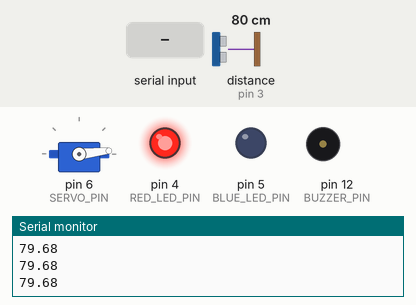
This sketch was run on a simulated Arduino Uno, built with avr-gcc and run on an emulated ATmega328P. Shown: servo, output pins drawn as LEDs (lit = HIGH), buzzer (waves = sounding, pin HIGH), the last lines printed to the serial monitor. Wiring (inferred from the names in the program): ultrasonic range finder: trigger pin 2; echo pin 3. The test bench sets the inputs (shaded band); at power-on: distance to the obstacle (sensor on pin 3) 80 cm. The echo pulse lasts 58.3 µs per cm; pins used as bus, display or sensor lines are not drawn.

Above: at 1.3 s.
1.4 s: "1" received over Serial
At 1.56 s:
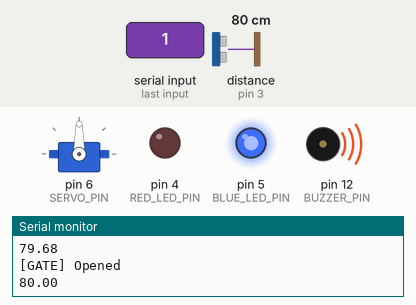
4.4 s: "2" received over Serial
At 5.5 s:
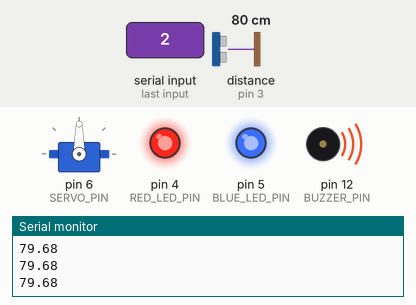
5.9 s: "0" received over Serial
At 6.7 s:
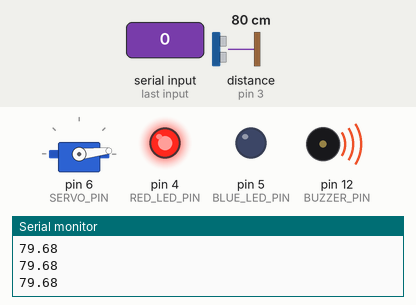
Timing chart, 0 to 9.9 s (numbered marks = the images above; inputs shaded):
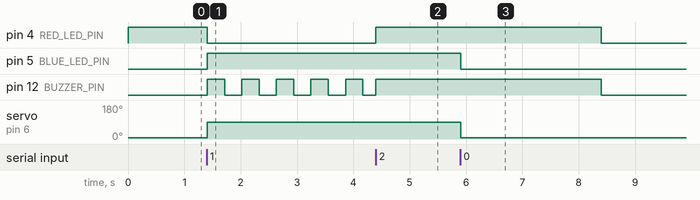

The sketch:

gate.ino
```cpp
#include <Servo.h>

// Pin Definitions
#define TRIGGER_PIN 2
#define ECHO_PIN 3
#define RED_LED_PIN 4
#define BLUE_LED_PIN 5
#define SERVO_PIN 6
#define GND_PIN_1 7
#define GND_PIN_2 8
#define BUZZER_PIN 12

// System State
bool gateOpen = false;
unsigned long lastBuzzTime = 0;
unsigned long lastDistanceTime = 0;
const unsigned long buzzInterval = 300;
const unsigned long distanceInterval = 100; // Send distance every 100ms
bool buzzerState = false;
bool alertActive = false;
unsigned long alertStartTime = 0;
const unsigned long alertDuration = 4000; // 4 seconds alert duration

Servo barrierServo;

// ================== INITIALIZATION ==================
void initializeSerial()
{
  Serial.begin(9600);
  while (!Serial) {
    ; // Wait for serial port to connect
  }
}

void initializeUltrasonic()
{
  pinMode(TRIGGER_PIN, OUTPUT);
  pinMode(ECHO_PIN, INPUT);
}

void initializeLEDs()
{
  pinMode(RED_LED_PIN, OUTPUT);
  pinMode(BLUE_LED_PIN, OUTPUT);
}

void initializeBuzzer()
{
  pinMode(BUZZER_PIN, OUTPUT);
}

void initializeHardcodedGrounds()
{
  pinMode(GND_PIN_1, OUTPUT);
  pinMode(GND_PIN_2, OUTPUT);
  digitalWrite(GND_PIN_1, LOW);
  digitalWrite(GND_PIN_2, LOW);
}

void initializeServo()
{
  barrierServo.attach(SERVO_PIN);
  setGatePosition(6); // Start with closed gate
}

// ================== CORE FUNCTIONS ==================
float measureDistance()
{
  digitalWrite(TRIGGER_PIN, LOW);
  delayMicroseconds(2);
  digitalWrite(TRIGGER_PIN, HIGH);
  delayMicroseconds(10);
  digitalWrite(TRIGGER_PIN, LOW);

  long duration = pulseIn(ECHO_PIN, HIGH, 30000); // 30ms timeout
  if (duration == 0) {
    return 400; // Return max distance if no echo received
  }

  float distance = (duration * 0.0343) / 2.0;

  // Validate distance range (HC-SR04 specs: 2cm to 400cm)
  if (distance < 2) distance = 2;
  if (distance > 400) distance = 400;

  return distance;
}

void setGatePosition(int angle)
{
  barrierServo.write(angle);
}

// ================== GATE CONTROL ==================
void openGate()
{
  if (alertActive)
    return; // Prevent opening during alerts

  setGatePosition(90);
  gateOpen = true;
  digitalWrite(BLUE_LED_PIN, HIGH);
  digitalWrite(RED_LED_PIN, LOW);
  Serial.println("[GATE] Opened");
}

void closeGate()
{
  setGatePosition(6);
  gateOpen = false;
  digitalWrite(BLUE_LED_PIN, LOW);
  digitalWrite(RED_LED_PIN, HIGH);
  Serial.println("[GATE] Closed");
}

// ================== ALERT SYSTEM ==================
void triggerAlert()
{
  alertActive = true;
  alertStartTime = millis();
  digitalWrite(RED_LED_PIN, HIGH);
  digitalWrite(BUZZER_PIN, HIGH);
  Serial.println("[ALERT] Unpaid vehicle detected!");
}

void stopAlert()
{
  alertActive = false;
  digitalWrite(RED_LED_PIN, LOW);
  digitalWrite(BUZZER_PIN, LOW);
  Serial.println("[ALERT] Cleared");
}

void handleAlertTimeout()
{
  if (alertActive)
  {
    unsigned long currentMillis = millis();
    if (currentMillis - alertStartTime >= alertDuration)
    {
      stopAlert();
      Serial.println("[ALERT] Auto-stopped after 4 seconds");
    }
  }
}

// ================== DISTANCE REPORTING ==================
void sendDistanceReading()
{
  unsigned long currentMillis = millis();
  if (currentMillis - lastDistanceTime >= distanceInterval)
  {
    float distance = measureDistance();
    // Send just the distance value as expected by Python scripts
    Serial.println(distance);
    lastDistanceTime = currentMillis;
  }
}

// ================== COMMAND HANDLER ==================
void handleSerialCommands()
{
  if (Serial.available())
  {
    char cmd = Serial.read();

    // Clear any remaining characters in buffer
    while (Serial.available()) {
      Serial.read();
    }

    switch (cmd)
    {
    case '1': // Open gate
      openGate();
      break;
    case '0': // Close gate
      closeGate();
      break;
    case '2': // Trigger alert
      triggerAlert();
      break;
    case '3': // Stop alert (manual override)
      stopAlert();
      break;
    default:
      // Ignore unknown commands silently to avoid cluttering serial output
      break;
    }
  }
}

// ================== BUZZER CONTROL ==================
void handleBuzzer()
{
  if (gateOpen && !alertActive)
  {
    unsigned long currentMillis = millis();
    if (currentMillis - lastBuzzTime >= buzzInterval)
    {
      buzzerState = !buzzerState;
      digitalWrite(BUZZER_PIN, buzzerState);
      lastBuzzTime = currentMillis;
    }
  }
  else if (!gateOpen && !alertActive)
  {
    // Ensure buzzer is off when gate is closed and no alert
    digitalWrite(BUZZER_PIN, LOW);
    buzzerState = false;
  }
}

// ================== MAIN LOOP ==================
void setup()
{
  initializeSerial();
  initializeUltrasonic();
  initializeLEDs();
  initializeBuzzer();
  initializeHardcodedGrounds();
  initializeServo();

  // Initial state
  digitalWrite(RED_LED_PIN, HIGH); // Closed gate indicator
  Serial.println("[SYSTEM] Arduino Gate Controller Ready");
  delay(100);
}

void loop()
{
  // 1. Send distance readings to Python (most important for your system)
  sendDistanceReading();

  // 2. Handle commands from Python
  handleSerialCommands();

  // 3. Handle alert timeout
  handleAlertTimeout();

  // 4. Handle buzzer for gate open indication
  handleBuzzer();

  delay(10); // Short delay to prevent overwhelming the serial port
}
```

Measured:
- after the input at 1.4 s, pin 4 (RED_LED_PIN): HIGH → LOW at once; pin 5 (BLUE_LED_PIN): LOW → HIGH at once; pin 12 (BUZZER_PIN): alternates HIGH for 0.31 s and LOW for 0.31 s, starting at once; servo on pin 6 (SERVO_PIN): 6° → 90° at once
- after the input at 4.4 s, pin 4 (RED_LED_PIN): LOW → HIGH at once
- after the input at 5.9 s, pin 5 (BLUE_LED_PIN): HIGH → LOW at once; servo on pin 6 (SERVO_PIN): 90° → 6° at once
